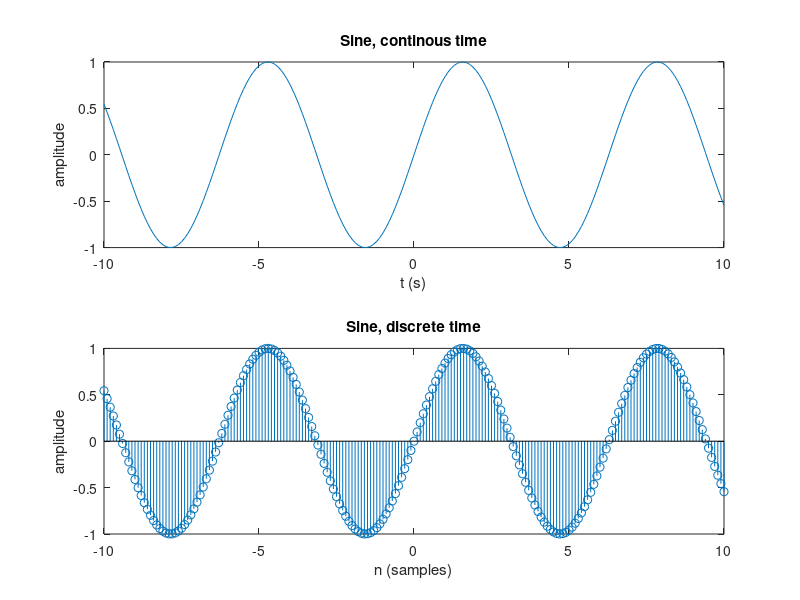

Source code (MATLAB):
clear all;
close all;
clc;
N=10;
n=-N:0.1:N;
y=sin(n);
subplot(2,1,1);
plot(n,y);
ylabel('amplitude');
xlabel('t (s)');
title('Sine, continous time');
subplot(2,1,2);
stem(n,y);
ylabel('amplitude');
xlabel('n (samples)');
title('Sine, discrete time');